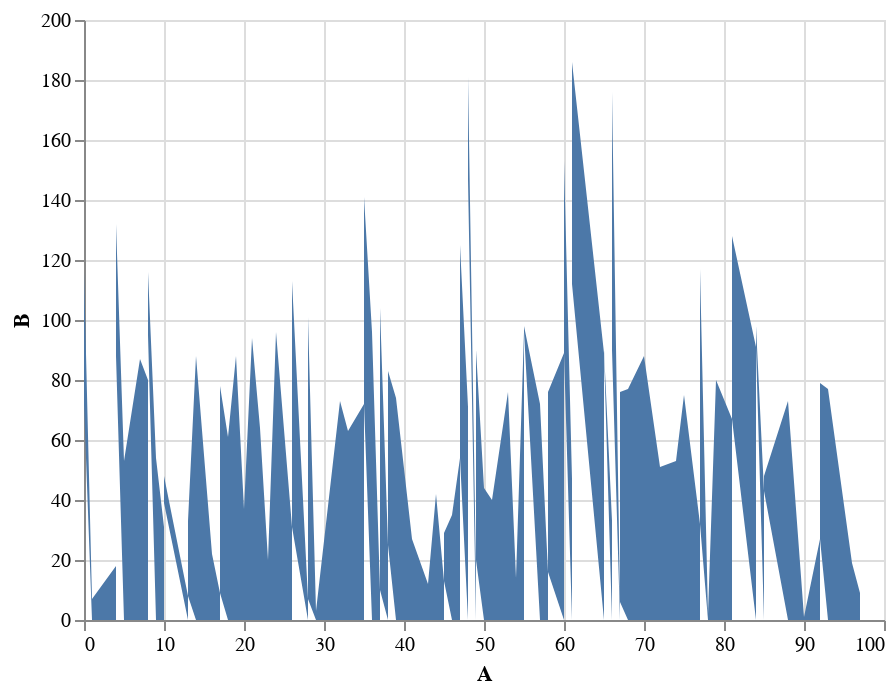

Notebook code for this chart:
### Code cell
(
    alt.Chart(df)
    .mark_area()
    .encode(
        x='A',
        y='B'
    )
)

### Figure 1 — Vega-Lite specification as saved in the notebook (floating-point values rounded to 4 significant figures)
{"config": {"view": {"continuousWidth": 400, "continuousHeight": 300}}, "data": {"name": "data-ce394af454defd9ecba6a1b1303fb74c"}, "mark": "area", "encoding": {"x": {"field": "A", "type": "quantitative"}, "y": {"field": "B", "type": "quantitative"}}, "$schema": "https://vega.github.io/schema/vega-lite/v4.17.0.json", "datasets": {"data-ce394af454defd9ecba6a1b1303fb74c": [{"A": 45, "B": 13, "C": 70, "D": 48}, {"A": 18, "B": 61, "C": 56, "D": 18}, {"A": 47, "B": 54, "C": 61, "D": 11}, {"A": 13, "B": 8, "C": 20, "D": 45}, {"A": 70, "B": 88, "C": 92, "D": 20}, {"A": 8, "B": 80, "C": 4, "D": 31}, {"A": 23, "B": 20, "C": 36, "D": 30}, {"A": 16, "B": 22, "C": 93, "D": 30}, {"A": 8, "B": 15, "C": 97, "D": 54}, {"A": 33, "B": 63, "C": 91, "D": 40}, {"A": 7, "B": 87, "C": 49, "D": 17}, {"A": 45, "B": 16, "C": 3, "D": 55}, {"A": 24, "B": 96, "C": 47, "D": 4}, {"A": 66, "B": 33, "C": 30, "D": 98}, {"A": 14, "B": 88, "C": 22, "D": 69}, {"A": 88, "B": 73, "C": 53, "D": 17}, {"A": 90, "B": 1, "C": 89, "D": 81}, {"A": 60, "B": 89, "C": 75, "D": 42}, {"A": 28, "B": 7, "C": 43, "D": 22}, {"A": 66, "B": 57, "C": 19, "D": 45}, {"A": 66, "B": 86, "C": 15, "D": 76}, {"A": 4, "B": 18, "C": 61, "D": 52}, {"A": 61, "B": 47, "C": 41, "D": 25}, {"A": 44, "B": 42, "C": 25, "D": 89}, {"A": 10, "B": 31, "C": 45, "D": 13}, {"A": 97, "B": 9, "C": 85, "D": 21}, {"A": 96, "B": 19, "C": 75, "D": 42}, {"A": 77, "B": 32, "C": 6, "D": 15}, {"A": 84, "B": 91, "C": 54, "D": 76}, {"A": 67, "B": 6, "C": 61, "D": 95}, {"A": 32, "B": 73, "C": 66, "D": 59}, {"A": 65, "B": 89, "C": 88, "D": 81}, {"A": 8, "B": 21, "C": 91, "D": 63}, {"A": 4, "B": 70, "C": 4, "D": 38}, {"A": 55, "B": 96, "C": 7, "D": 51}, {"A": 28, "B": 94, "C": 95, "D": 7}, {"A": 43, "B": 12, "C": 18, "D": 40}, {"A": 61, "B": 65, "C": 50, "D": 4}, {"A": 38, "B": 25, "C": 72, "D": 44}, {"A": 19, "B": 88, "C": 36, "D": 16}, {"A": 48, "B": 71, "C": 46, "D": 69}, {"A": 75, "B": 75, "C": 8, "D": 7}, {"A": 9, "B": 54, "C": 77, "D": 63}, {"A": 20, "B": 37, "C": 96, "D": 50}, {"A": 0, "B": 72, "C": 61, "D": 40}, {"A": 85, "B": 43, "C": 58, "D": 62}, {"A": 21, "B": 94, "C": 64, "D": 92}, {"A": 26, "B": 31, "C": 6, "D": 52}, {"A": 49, "B": 15, "C": 12, "D": 94}, {"A": 77, "B": 85, "C": 1, "D": 10}, {"A": 38, "B": 58, "C": 79, "D": 39}, {"A": 47, "B": 71, "C": 42, "D": 9}, {"A": 48, "B": 76, "C": 43, "D": 57}, {"A": 10, "B": 8, "C": 60, "D": 16}, {"A": 58, "B": 16, "C": 33, "D": 77}, {"A": 61, "B": 74, "C": 33, "D": 82}, {"A": 85, "B": 5, "C": 59, "D": 67}, {"A": 54, "B": 14, "C": 23, "D": 24}, {"A": 53, "B": 76, "C": 72, "D": 28}, {"A": 93, "B": 77, "C": 19, "D": 40}, {"A": 13, "B": 25, "C": 72, "D": 85}, {"A": 51, "B": 40, "C": 52, "D": 88}, {"A": 65, "B": 1, "C": 77, "D": 49}, {"A": 68, "B": 77, "C": 75, "D": 39}, {"A": 39, "B": 74, "C": 40, "D": 55}, {"A": 10, "B": 9, "C": 63, "D": 96}, {"A": 37, "B": 10, "C": 0, "D": 77}, {"A": 22, "B": 64, "C": 79, "D": 55}, {"A": 92, "B": 27, "C": 87, "D": 66}, {"A": 37, "B": 94, "C": 79, "D": 75}, {"A": 81, "B": 67, "C": 41, "D": 62}, {"A": 48, "B": 34, "C": 77, "D": 58}, {"A": 72, "B": 51, "C": 24, "D": 4}, {"A": 60, "B": 64, "C": 14, "D": 25}, {"A": 5, "B": 53, "C": 97, "D": 40}, {"A": 81, "B": 61, "C": 89, "D": 60}, {"A": 4, "B": 44, "C": 33, "D": 14}, {"A": 35, "B": 72, "C": 23, "D": 7}, {"A": 74, "B": 53, "C": 56, "D": 52}, {"A": 49, "B": 5, "C": 92, "D": 58}, {"A": 26, "B": 82, "C": 20, "D": 86}, {"A": 84, "B": 7, "C": 66, "D": 17}, {"A": 50, "B": 44, "C": 56, "D": 55}, {"A": 57, "B": 72, "C": 89, "D": 56}, {"A": 78, "B": 2, "C": 70, "D": 95}, {"A": 79, "B": 80, "C": 77, "D": 94}, {"A": 17, "B": 9, "C": 59, "D": 87}, {"A": 58, "B": 60, "C": 69, "D": 34}, {"A": 0, "B": 44, "C": 42, "D": 4}, {"A": 67, "B": 70, "C": 88, "D": 42}, {"A": 36, "B": 96, "C": 73, "D": 22}, {"A": 49, "B": 70, "C": 15, "D": 17}, {"A": 46, "B": 35, "C": 11, "D": 83}, {"A": 29, "B": 3, "C": 67, "D": 83}, {"A": 55, "B": 2, "C": 24, "D": 16}, {"A": 92, "B": 52, "C": 42, "D": 39}, {"A": 35, "B": 69, "C": 41, "D": 2}, {"A": 17, "B": 69, "C": 93, "D": 90}, {"A": 41, "B": 27, "C": 67, "D": 15}, {"A": 1, "B": 7, "C": 18, "D": 53}]}}
